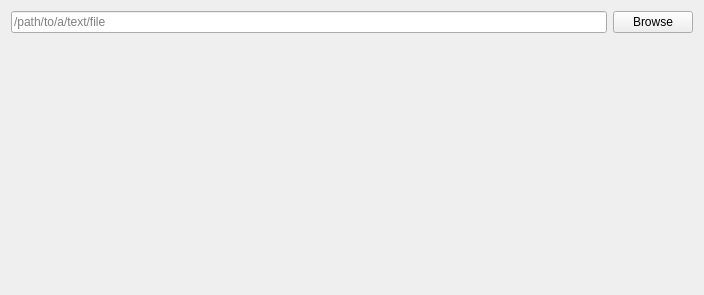
<?xml version="1.0" encoding="UTF-8"?>
<ui version="4.0">
 <class>HTMLConverter</class>
 <widget class="QWidget" name="HTMLConverter">
  
  <property name="geometry">
   <rect>
    <x>0</x>
    <y>0</y>
    <width>704</width>
    <height>295</height>
   </rect>
  </property>

  <property name="windowTitle">
   <string>HTML Converter</string>
  </property>

  <layout class="QGridLayout" name="gridLayout">
   

   // This is the first orizontal line
   <item row="0" column="0" colspan="3">
    <layout class="QHBoxLayout" name="horizontalLayout">
    
    // This represents the input box
     <item>
      <widget class="QLineEdit" name="path_line_edit">
       <property name="readOnly">
        <bool>false</bool>
       </property>
       <property name="placeholderText">
        <string>/path/to/a/text/file</string>
       </property>
      </widget>
     </item>
   
    // This represents the browse button
     <item>
      <widget class="QPushButton" name="browse_btn">
       <property name="text">
        <string>Browse</string>
       </property>
      </widget>
     </item>
    </layout>
    
   </item>
    <item row="1" column="0" colspan="3">
      <item>
        <widget class="QTextEdit" name="result">
          <property name="readOnly">
            <bool>true</bool>
          </property>
          <property name="placeholderText">
            <string>HTML Output</string>
          </property>
          <property name="sizeHint" stdset="0">
            <size>
              <width>700</width>
              <height>200</height>
            </size>
          </property>
        </widget>
      </item>

      <item>
      <widget class="QPushButton" name="convert_btn">
        <property name="text">
          <string>Convert</string>
        </property>
      </widget>
      </item>
    </item>
   
   <item row="2" column="0">
    <spacer name="horizontalSpacer">
     <property name="orientation">
      <enum>Qt::Horizontal</enum>
     </property>
     <property name="sizeHint" stdset="0">
      <size>
       <width>124</width>
       <height>100</height>
      </size>
     </property>
    </spacer>
   </item>
   

   <item row="2" column="2">
    <spacer name="horizontalSpacer_2">
     <property name="orientation">
      <enum>Qt::Horizontal</enum>
     </property>
     <property name="sizeHint" stdset="0">
      <size>
       <width>123</width>
       <height>20</height>
      </size>
     </property>
    </spacer>
   </item>
   
   <item row="3" column="1">
    <spacer name="verticalSpacer">
     <property name="orientation">
      <enum>Qt::Vertical</enum>
     </property>
     <property name="sizeHint" stdset="0">
      <size>
       <width>20</width>
       <height>92</height>
      </size>
     </property>
    </spacer>
   
   </item>
  </layout>
 </widget>
 <resources/>
 <connections/>
</ui>
